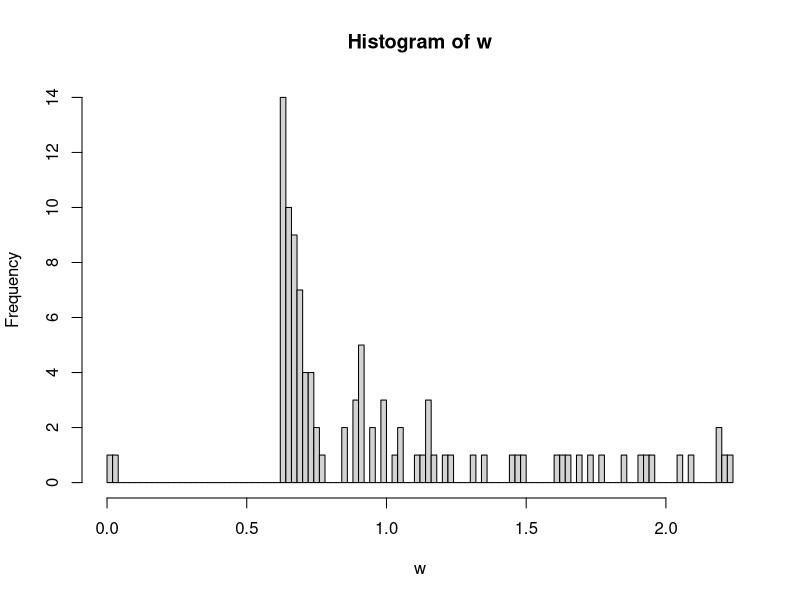
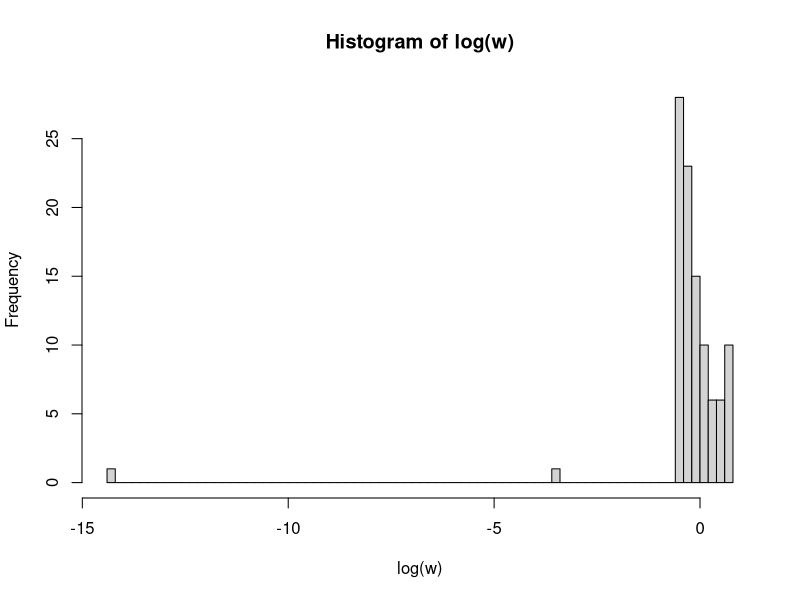
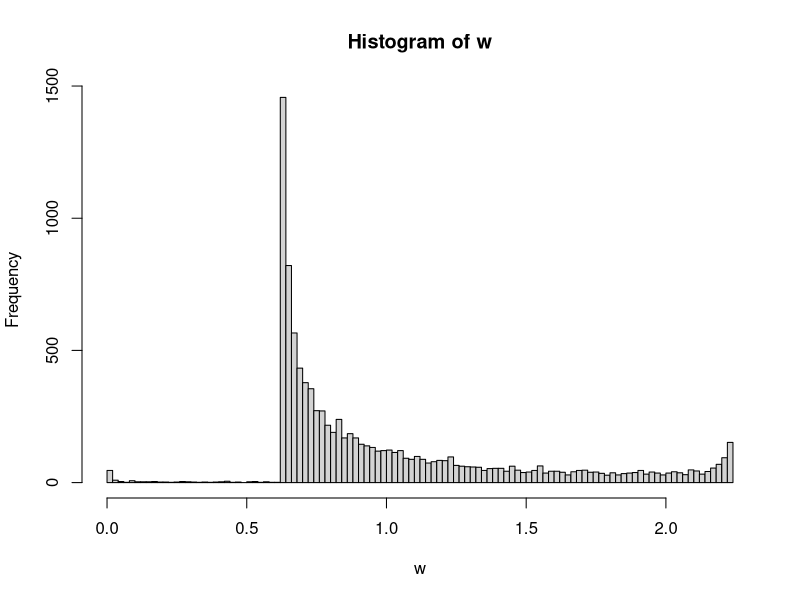
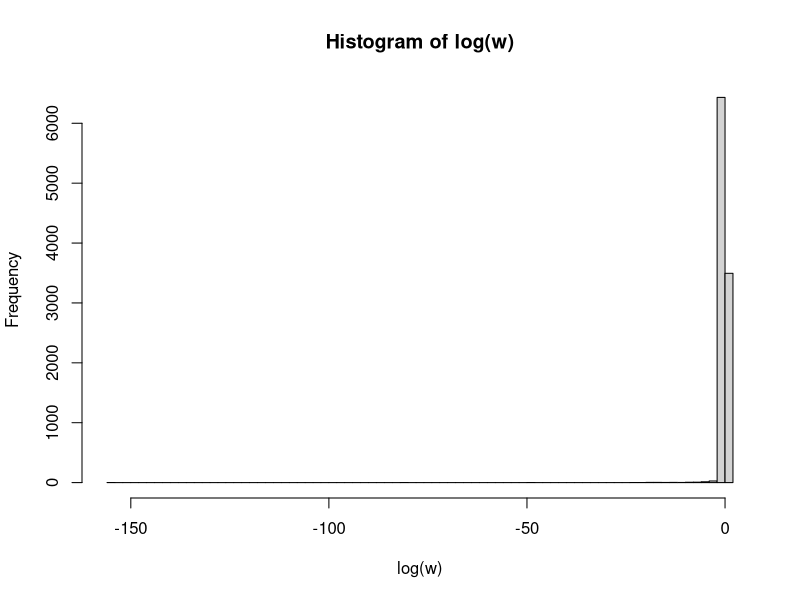
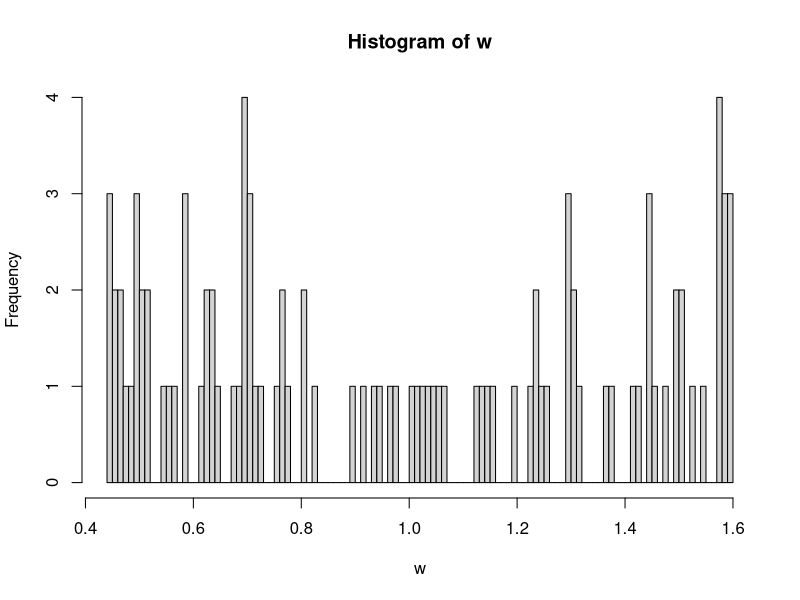
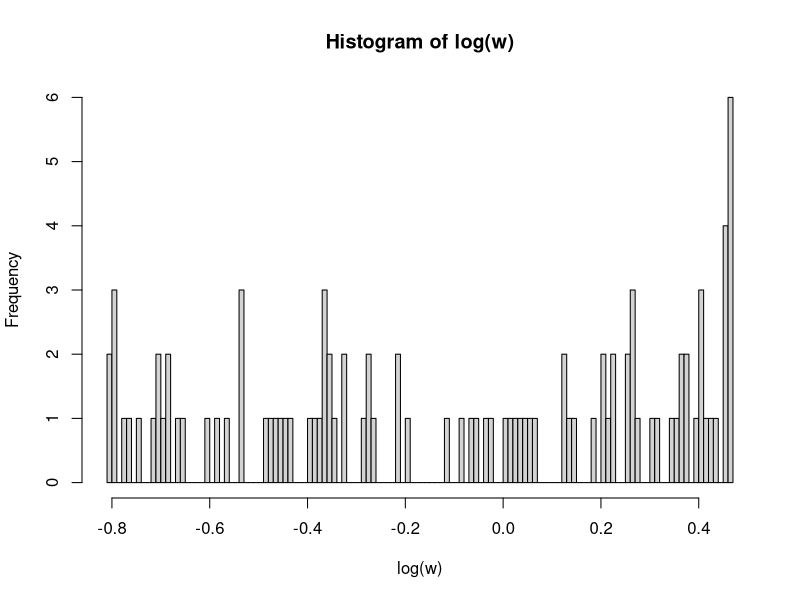
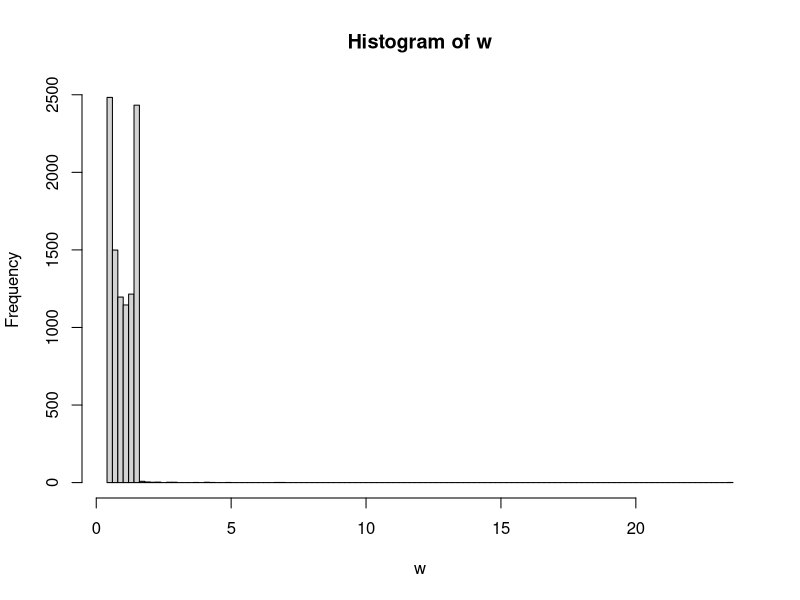
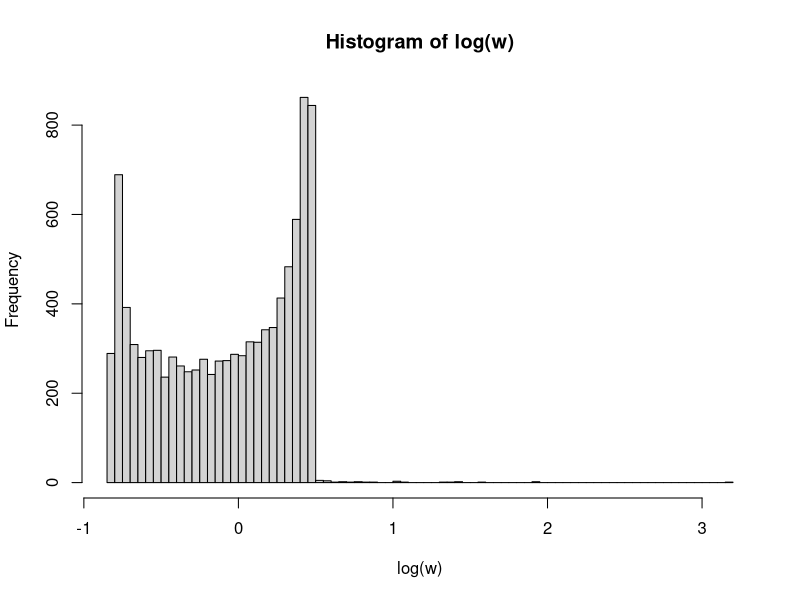

R code for these plots, in order:
set.seed(2018)

weight <- function(x) {
  return (dnorm(x, sd = sqrt(3)) / dt(x, 3))
}

for (S in c(100, 10000)) {
  t = rt(S, 3)
  w = unlist(lapply(t, weight))
  
  png(sprintf("1_weight_%d.png", S), width = 640, height = 480)
  hist(w, breaks = 100)
  dev.off()
  
  png(sprintf("1_log_weight_%d.png", S), width = 640, height = 480)
  hist(log(w), breaks = 100)
  dev.off()
  
  first.order = mean(t * w) / mean(w)
  second.order = mean(t^2 * w) / mean(w)
  
  expectation = first.order
  variance = second.order - first.order^2
  
  print(sprintf("1: size = %d, expectation = %f, 
                variance = %f", S, expectation, variance))
}

weight <- function(x) {
  return (dt(x, 3) / dnorm(x, sd = sqrt(3)))
}

for (S in c(100, 10000)) {
  n = rnorm(S, sd = sqrt(3))
  w = unlist(lapply(n, weight))
  
  png(sprintf("2_weight_%d.png", S), width = 640, height = 480)
  hist(w, breaks = 100)
  dev.off()
  
  png(sprintf("2_log_weight_%d.png", S), width = 640, height = 480)
  hist(log(w), breaks = 100)
  dev.off()
  
  first.order = mean(n * w) / mean(w)
  second.order = mean(n^2 * w) / mean(w)
  
  expectation = first.order
  variance = second.order - first.order^2
  
  print(sprintf("2: size = %d, expectation = %f, 
                variance = %f", S, expectation, variance))
}